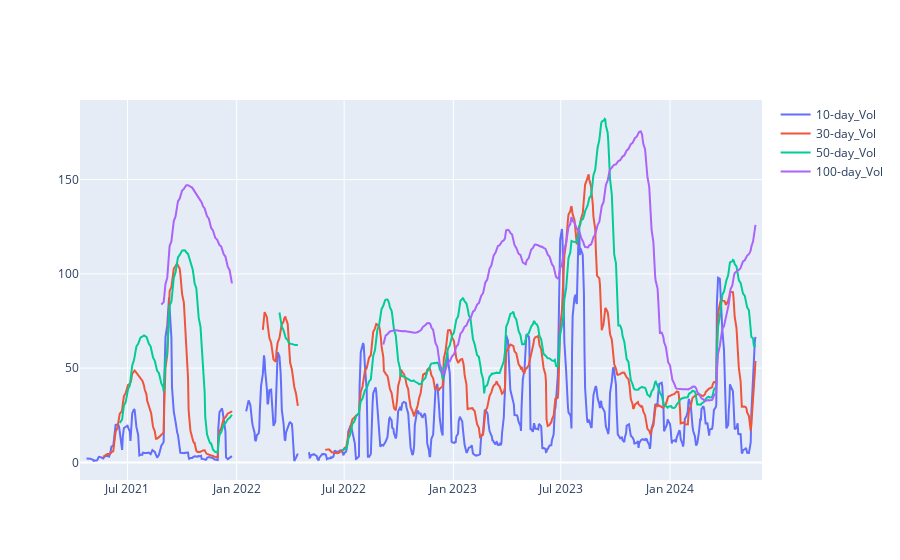

This figure's notebook cell:
### Markdown cell above
# Historical Volatility

### Code cell
histvol = Position_Reporting(positions, 'NZU', current_date).rolling_vol()

fig = go.Figure()
for i in list(histvol)[1:]:
    fig.add_trace(go.Scatter(x=histvol['Date'], y=histvol[i], name=i))#, base=0))
    
fig.show()

### Figure 1 — Plotly figure (JSON) as saved in the notebook; plotly's stock layout.template omitted (floating-point values rounded to 4 significant figures; data arrays with more than 128 entries replaced by an {"elided": "..."} marker saying what was removed)
{"data": [{"name": "10-day_Vol", "type": "scatter", "x": {"elided": "822 str values"}, "y": {"elided": "822 float values"}}, {"name": "30-day_Vol", "type": "scatter", "x": {"elided": "822 str values"}, "y": {"elided": "822 float values"}}, {"name": "50-day_Vol", "type": "scatter", "x": {"elided": "822 str values"}, "y": {"elided": "822 float values"}}, {"name": "100-day_Vol", "type": "scatter", "x": {"elided": "822 str values"}, "y": {"elided": "822 float values"}}], "layout": {}}
